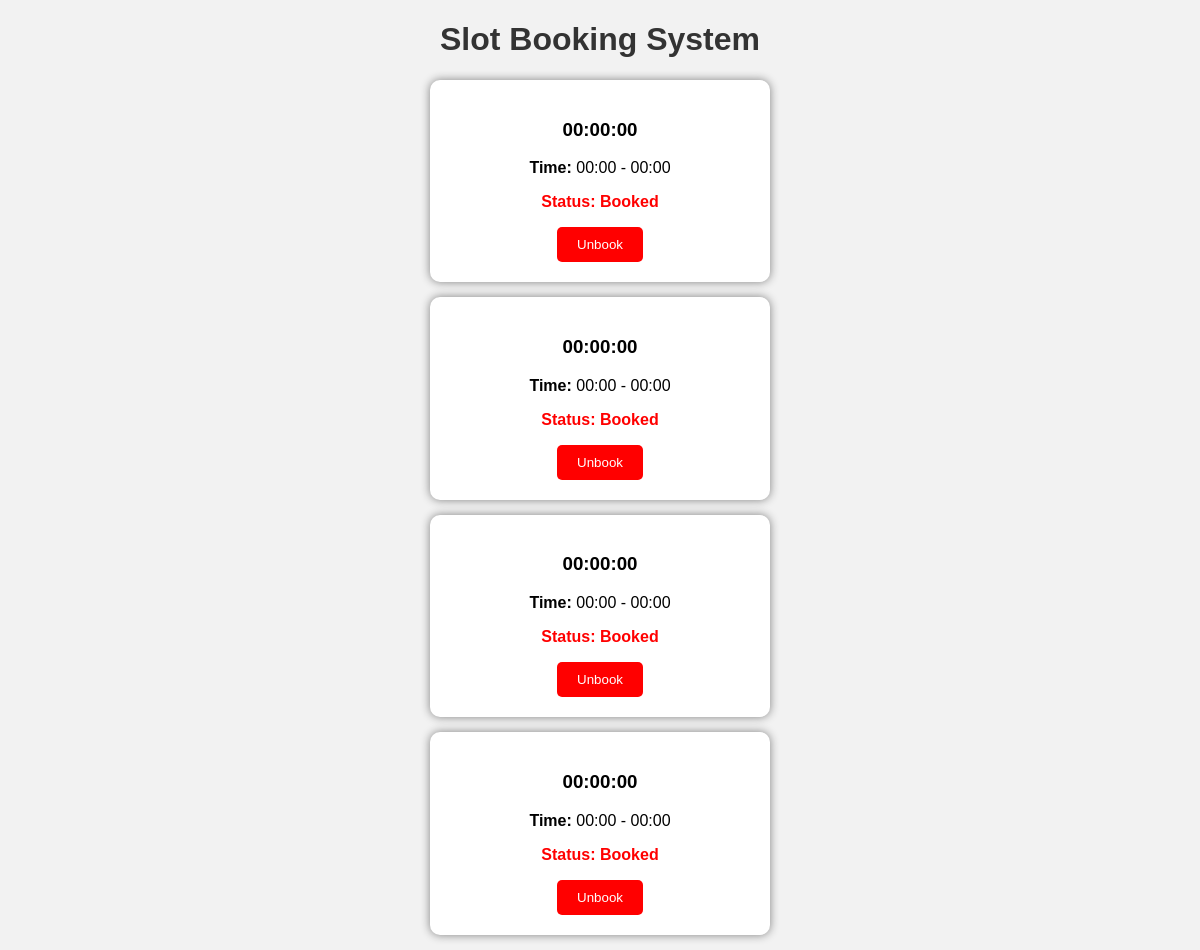
The app's page /, older data.
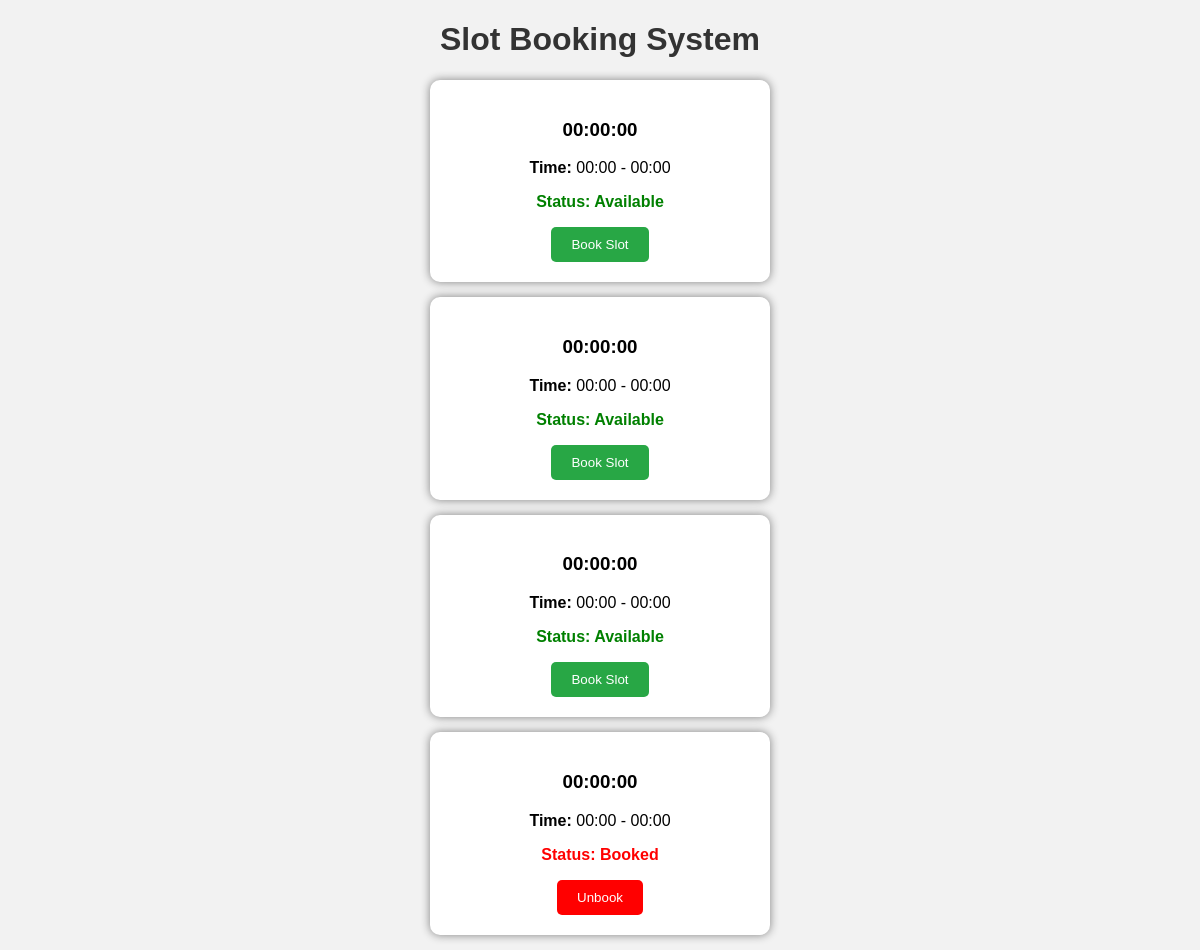
The same page, newer data.
### booking/models.py (models this page shows, shortened)
class Slot(models.Model):
    name = models.CharField(max_length=100)
    start_time = models.TimeField()
    end_time = models.TimeField()
    is_booked = models.BooleanField(default=False)

### booking/views.py (the view)
# urls.py: path('', views.home, name='home'),
def home(request):
    slots = Slot.objects.all()
    return render(request, 'home.html', {'slots': slots})

### booking/templates/home.html (shortened to what this page needs)
<!DOCTYPE html>
<html>
<head>
</head>
<body>
<h1>Slot Booking System</h1>
{% for slot in slots %}
<div class="slot">
<h3>{{ slot.name }}</h3>
<p>
<b>Time:</b> {{ slot.start_time|time:"H:i" }} - {{ slot.end_time|time:"H:i" }}
</p>
{% if slot.is_booked %}
<p class="booked">Status: Booked</p>
<a href="/unbook/{{slot.id}}/">
<button style="background:red;">Unbook</button>
</a>
{% else %}
<p style="color:green;"><b>Status: Available</b></p>
<a href="/book/{{slot.id}}/">
<button>Book Slot</button>
</a>
{% endif %}
</div>
{% endfor %}
</body>
</html>

### booking/templates/home.html (style rules this page uses)
body { font-family:Arial; background:#f2f2f2; text-align:center; }
h1 { color:#333; }
.slot { background:white; padding:20px; margin:15px auto; width:300px; border-radius:10px; box-shadow:0px 0px 10px gray; }
button { background:#28a745; color:white; border:none; padding:10px 20px; border-radius:5px; cursor:pointer; }
.booked { color:red; font-weight:bold; }

Row changes from the older to the newer data that the page shows:
changed Slot (number 1 of 4 on the later page): is_booked "Status: Booked Unbook" → "Status: Available Book Slot"
changed Slot (number 2 of 4 on the later page): is_booked "Status: Booked Unbook" → "Status: Available Book Slot"
changed Slot (number 3 of 4 on the later page): is_booked "Status: Booked Unbook" → "Status: Available Book Slot"
